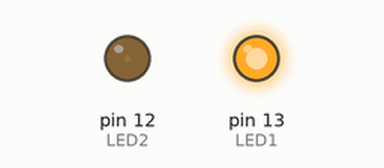
A sketch run on a simulated Arduino Uno, built with avr-gcc and run on an emulated ATmega328P. Shown: output pins drawn as LEDs (lit = HIGH).

Above: at 0.05 s.
At 0.5 s:
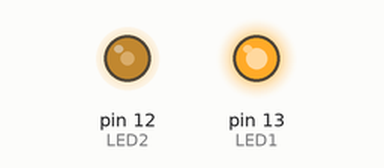
At 0.75 s:
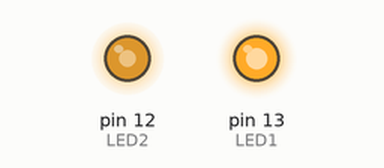
At 1.0 s:
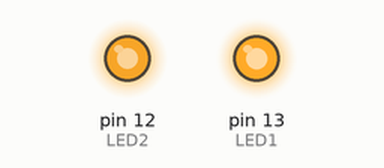
Timing chart, 0 to 3.0 s (numbered marks = the images above):
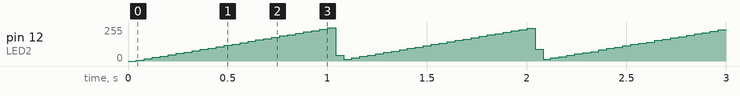

The sketch:

02_LED_ON_OFF.ino
```cpp
const int LED1 = 13;
const int LED2 = 12;

void setup() {
  // put your setup code here, to run once:
  pinMode(LED1, OUTPUT);     // 핀모드 설정(핀번호, 입출력설정)
  pinMode(LED2, OUTPUT);
  digitalWrite(LED1, HIGH);
}

void loop() {
  // put your main code here, to run repeatedly:
  for(int t_high=0; t_high<=1000; t_high++){
    digitalWrite(LED2, HIGH);  // 핀 출력값 설정(핀번호, 출력값)
    delayMicroseconds(t_high);
    digitalWrite(LED2, LOW);  // 핀 출력값 설정(핀번호, 출력값)
    delayMicroseconds(1000-t_high);
  }

}
```
